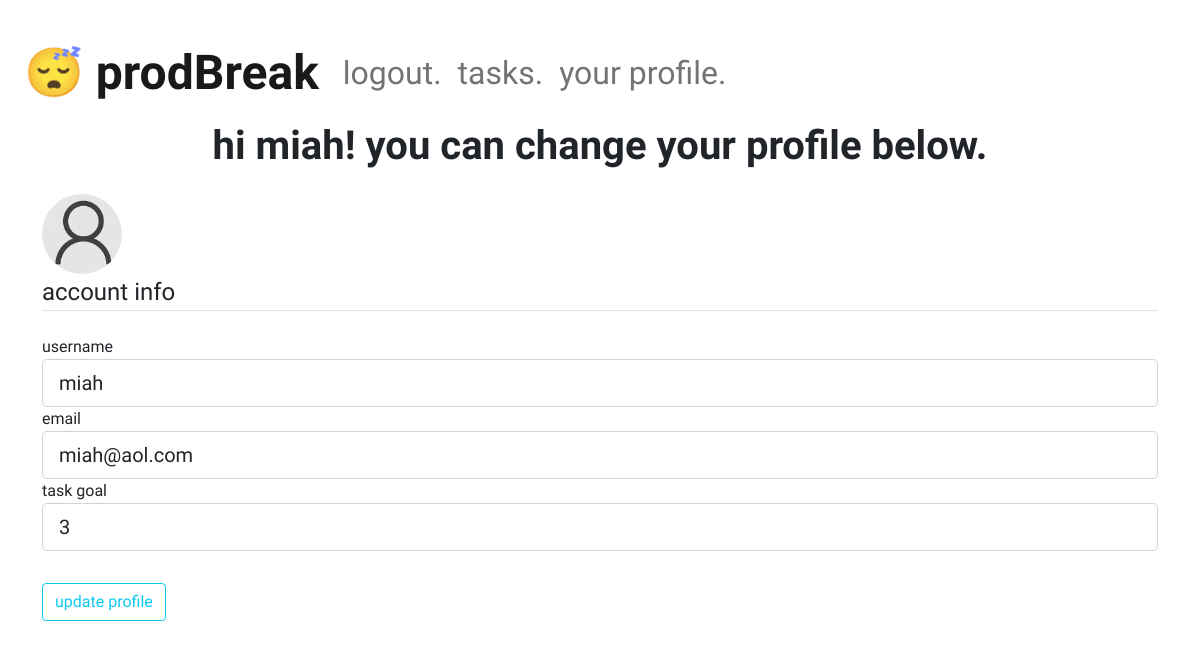
The app's page /profile (signed in), older data.
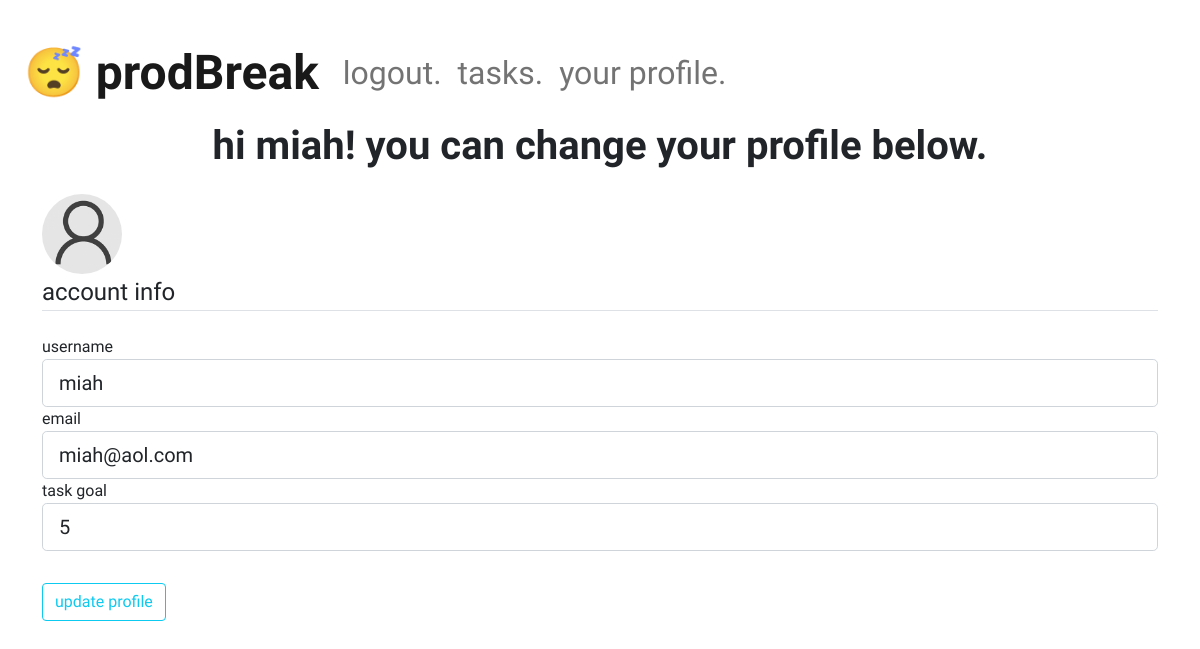
The same page, newer data.
### prod_break/models.py (models this page shows, shortened)
class User(db.Model, UserMixin):  # inherits from database model and session manager
    id = db.Column(db.Integer, primary_key=True)
    username = db.Column(db.String(20), unique=True, nullable=False)
    email = db.Column(db.String(120), unique=True, nullable=False)
    image_file = db.Column(db.String(20), nullable=False, default="default.jpg")
    password = db.Column(db.String(60), nullable=False)
    user_tasks = db.relationship("Task", backref="user", lazy=True)  # creates relationship between a user and their tasks
    daily_completed_tasks = db.Column(db.Integer, nullable=False, default=0)
    total_completed_tasks = db.Column(db.Integer, nullable=False, default=0)
    last_task_completed = db.Column(db.DateTime, nullable=False, default=date.today())
    break_amt = db.Column(db.Integer, nullable=False, default=3)

### prod_break/routes.py (the view)
@app.route("/profile", methods=["GET", "POST"])
@login_required
def profile():
    form = UpdateProfileForm()
    if form.validate_on_submit():
        current_user.username = form.username.data
        current_user.email = form.email.data
        current_user.break_amt = form.break_amt.data
        db.session.commit()
        flash('your account has been updated!', 'success')
        return redirect(url_for('profile'))
    elif request.method == 'GET':
        form.username.data = current_user.username
        form.email.data = current_user.email
        form.break_amt.data = current_user.break_amt
    user_pfp = url_for('static', filename=f'profile_pics/{current_user.image_file}')
    return render_template("profile.html", title=f"{current_user.username}'s profile.", user_pfp=user_pfp, form=form)

### prod_break/forms.py (shortened to what this page needs)
class UpdateProfileForm(FlaskForm):
    username = StringField('username', validators=[DataRequired(), Length(min=2, max=20)])
    email = StringField('email', validators=[DataRequired(), Email()])
    break_amt = IntegerField('task goal', validators=[DataRequired(), NumberRange(min=1, max=None)])
    submit = SubmitField('update profile')

### prod_break/models.py (called while the page is built)
@login_manager.user_loader
def load_user(user_id):
    return User.query.get(int(user_id))

### prod_break/templates/profile.html (shortened to what this page needs)
{% extends "layout.html" %}
{% block content %}
    <h1>hi {{ current_user.username }}! you can change your profile below.</h1>
    <div class="row">
        <div class="col-2 main-pfp">
            <img class="rounded-circle account-img" src="{{ user_pfp }}"/>
        </div>
    </div>
    <div>
        <form method="POST" action="">
            <fieldset class="form-group">
                <legend class="border-bottom mb-4">account info</legend>
                <div class="form-group">
                    {{ form.username.label(class="form-control-label") }}
                    {% if form.username.errors %}
                        {{ form.username(class="form-control form-control-lg is-invalid") }}
                        <div class="invalid-feedback">
                            {% for error in form.username.errors %}
                                <span>{{ error }}</span>
                            {% endfor %}
                        </div>
                    {% else %}
                        {{ form.username(class="form-control form-control-lg") }}
                    {% endif %}
                </div>
                <div class="form-group">
                    {{ form.email.label(class="form-control-label") }}
                    {% if form.email.errors %}
                        {{ form.email(class="form-control form-control-lg is-invalid") }}
                        <div class="invalid-feedback">
                            {% for error in form.email.errors %}
                                <span>{{ error }}</span>
                            {% endfor %}
                        </div>
                    {% else %}
                        {{ form.email(class="form-control form-control-lg") }}
                    {% endif %}
                </div>
                <div class="form-group">
                    {{ form.break_amt.label(class="form-control-label") }}
                    {% if form.break_amt.errors %}
                        {{ form.break_amt(class="form-control form-control-lg is-invalid") }}
                        <div class="invalid-feedback">
                            {% for error in form.break_amt.errors %}
                                <span>{{ error }}</span>
                            {% endfor %}
                        </div>
                    {% else %}
                        {{ form.break_amt(class="form-control form-control-lg") }}
                    {% endif %}
                </div>
            </fieldset>
            <div class="form-group submit-btn">
                {{ form.submit(class="btn btn-outline-info") }}
            </div>
        </form>
    </div>
{% endblock content %}

### prod_break/templates/layout.html (shortened to what this page needs)
<!DOCTYPE html>
<html>
    <head>
        <link href="https://cdn.jsdelivr.net/npm/bootstrap@5.0.0-beta1/dist/css/bootstrap.min.css" rel="stylesheet">
        <link rel="stylesheet" type="text/css" href="{{ url_for('static', filename='styles.css') }}">
    </head>
    <body>
            <nav class="navbar navbar-expand-md navbar-light">
                <a class="navbar-brand" href="/"> &#x1F634 prodBreak</a>
                <div class="collapse navbar-collapse" id="collapsibleNavbar">
                    <ul class="navbar-nav">
                        {% if current_user.is_authenticated %}
                            {% set class_name = '' %}
                            {% set class_span = '' %}
                            {% set disabled_bool = 'false' %}
                            <li class="nav-item">
                                <a class="nav-link" href="{{ url_for('logout') }}">logout.</a>
                            </li>
                        {% endif %}
                        <li class="nav-item">
                            <span class="{{ class_span }}" data-toggle="tooltip" data-placement="bottom" title="you must be logged in to access this.">
                                <a class="nav-link {{ class_name }}" href="{{ url_for('task') }}" aria-disabled="{{ disabled_bool }}">tasks.</a>
                            </span>
                        </li>
                        <li class="nav-item">
                            <span class="{{ class_span }}" data-toggle="tooltip" data-placement="bottom" title="you must be logged in to access this.">
                                <a class="nav-link {{ class_name }}" href="{{ url_for('profile') }}" aria-disabled="{{ disabled_bool }}">your profile.</a>
                            </span>
                        </li>
                    </ul>
                </div>
            </nav>
        <div class="container">
            {% block content %} {% endblock content %}
        </div>
    </body>
</html>

### prod_break/static/styles.css (style rules this page uses)
body { font-family: Quicksand; margin: 2%; }
h1 { font-weight: bold; text-align: center; }
li.nav-item { font-size: 2em; }
.main-pfp { margin-top: 2vh; }
.account-img { width: 10vh; height: 10vh; }
a.navbar-brand { font-size: 3em; font-weight: bold; }
.submit-btn { margin-top: 4vh; }

Row changes from the older to the newer data that the page shows:
changed User "miah": break_amt "3" → "5"
